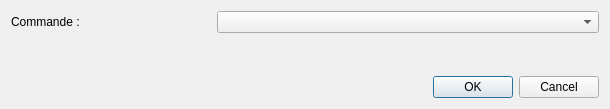
<?xml version="1.0" encoding="UTF-8"?>
<ui version="4.0">
 <class>GetObjectCmdDialog</class>
 <widget class="QDialog" name="GetObjectCmdDialog">
  <property name="geometry">
   <rect>
    <x>0</x>
    <y>0</y>
    <width>610</width>
    <height>109</height>
   </rect>
  </property>
  <property name="windowTitle">
   <string>Dialog</string>
  </property>
  <layout class="QVBoxLayout" name="verticalLayout_2">
   <item>
    <layout class="QVBoxLayout" name="verticalLayout">
     <item>
      <layout class="QHBoxLayout" name="horizontalLayout">
       <item>
        <widget class="QLabel" name="label">
         <property name="maximumSize">
          <size>
           <width>200</width>
           <height>16777215</height>
          </size>
         </property>
         <property name="text">
          <string>Commande :</string>
         </property>
        </widget>
       </item>
       <item>
        <widget class="QComboBox" name="_objectCmdComboBox"/>
       </item>
      </layout>
     </item>
     <item>
      <spacer name="verticalSpacer">
       <property name="orientation">
        <enum>Qt::Vertical</enum>
       </property>
       <property name="sizeHint" stdset="0">
        <size>
         <width>20</width>
         <height>40</height>
        </size>
       </property>
      </spacer>
     </item>
     <item>
      <widget class="QDialogButtonBox" name="buttonBox">
       <property name="orientation">
        <enum>Qt::Horizontal</enum>
       </property>
       <property name="standardButtons">
        <set>QDialogButtonBox::Cancel|QDialogButtonBox::Ok</set>
       </property>
      </widget>
     </item>
    </layout>
   </item>
  </layout>
 </widget>
 <resources/>
 <connections>
  <connection>
   <sender>buttonBox</sender>
   <signal>accepted()</signal>
   <receiver>GetObjectCmdDialog</receiver>
   <slot>accept()</slot>
   <hints>
    <hint type="sourcelabel">
     <x>248</x>
     <y>254</y>
    </hint>
    <hint type="destinationlabel">
     <x>157</x>
     <y>274</y>
    </hint>
   </hints>
  </connection>
  <connection>
   <sender>buttonBox</sender>
   <signal>rejected()</signal>
   <receiver>GetObjectCmdDialog</receiver>
   <slot>reject()</slot>
   <hints>
    <hint type="sourcelabel">
     <x>316</x>
     <y>260</y>
    </hint>
    <hint type="destinationlabel">
     <x>286</x>
     <y>274</y>
    </hint>
   </hints>
  </connection>
 </connections>
</ui>
